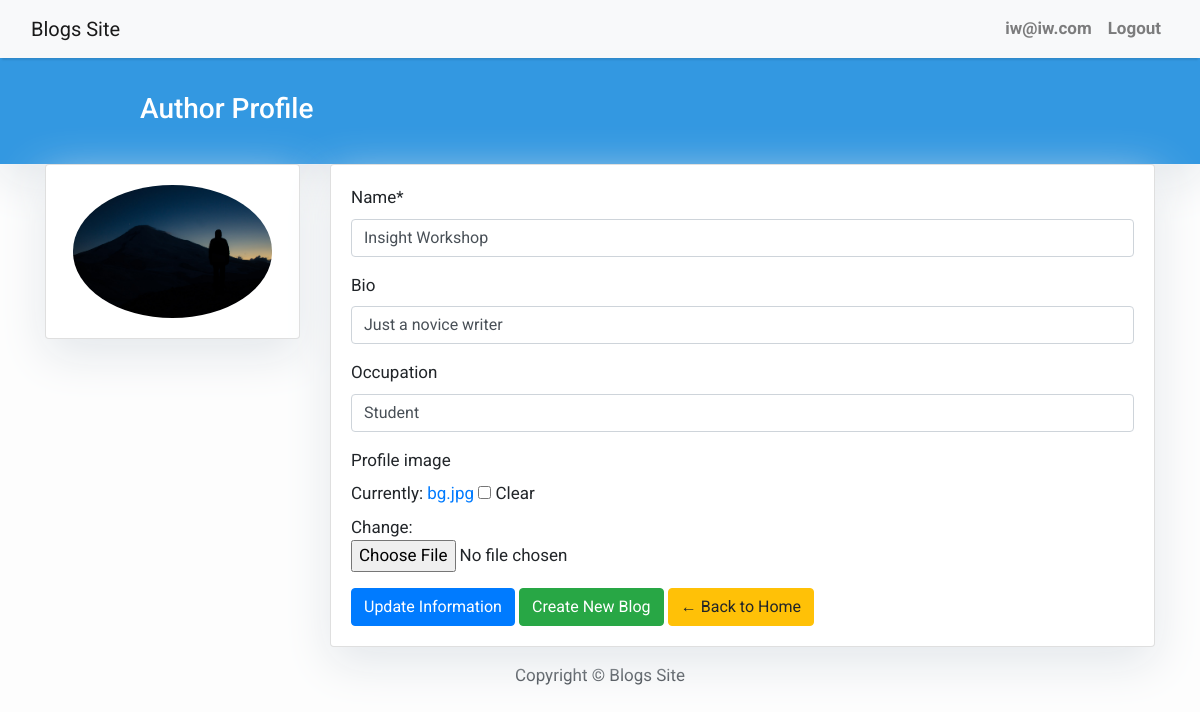
The page /author/profile/ (signed in) on the database its author committed.
### author/models.py (models this page shows, shortened)
class User(AbstractUser):
    username = None
    email = models.EmailField(_('email address'), unique=True)
    USERNAME_FIELD = 'email'
    REQUIRED_FIELDS = ['first_name', 'last_name']
    objects = UserManager()

class Author(models.Model):
    user = models.OneToOneField(User, on_delete=models.CASCADE)
    name = models.CharField(max_length=150)
    bio = models.CharField(max_length=200, null=True, blank=True)
    occupation = models.CharField(max_length=100, null=True, blank=True)
    profile_image = models.ImageField(null=True, blank=True)

### author/views.py (the view, shortened to what this page needs)
# urls.py: path('profile/', ProfileView.as_view(), name='profile'),
@method_decorator(login_required(login_url='/author/login'), name='get')
class ProfileView(View):
    template_name = 'author/profile.html'
    def get(self, request):
        user = request.user.author
        form = AuthorForm(instance=user)
        context = {'form': form}
        return render(request, self.template_name, context)

### author/forms.py
class AuthorForm(ModelForm):
    class Meta:
        model = Author
        fields = '__all__'
        exclude = ['user']

### templates/author/profile.html (shortened to what this page needs)
{% extends 'blog/base.html' %}
{% load static %}
{% load crispy_forms_tags %}
{% block content %}
<header class="masthead">
    <div class="container">
        <div class="row">
            <div class=" col-md-8 col-md-10 mx-auto">
                <div class="site-heading">
                    <h3 class=" site-heading my-4 mt-3 text-white"> Author Profile </h3>
                </div>
            </div>
        </div>
    </div>
</header>
<div class="container">
    <div class="row">
        <div class="col-md-3">
            <div class="card card-body">
                {% if request.user.author.profile_image %}
                <img class="profile-pic" src="{{request.user.author.profile_image.url}}">
                {% else %}
                <img class="profile-pic" src="/images/default.png">
                {% endif %}
            </div>
        </div>
        <div class="col-md-9">
            <div class="card card-body">
                <form method="POST" action="#" enctype="multipart/form-data">
                    {{form|crispy}}
                    <input class="btn btn-primary" type="submit" value="Update Information">
                    <a href="{% url 'blog:create' %}" class="btn btn-success">Create New Blog</a>
                    <a class="btn btn-warning" href="{% url 'blog:home' %}"> &#8592; Back to Home</a>
                </form>
            </div>
        </div>
    </div>
</div>
{%endblock%}

### templates/blog/base.html (shortened to what this page needs)
{% load static %}
<!DOCTYPE html>
<html>
<head>
    <link rel="stylesheet" href="https://maxcdn.bootstrapcdn.com/bootstrap/4.0.0/css/bootstrap.min.css"
/>
    <link rel="stylesheet" href="{% static 'css/base.css' %}">
</head>
<body>
<nav class="navbar navbar-expand-lg navbar-light bg-light shadow" id="mainNav">
    <div class="container-fluid">
        <a class="navbar-brand" href="{% url 'blog:home' %}">Blogs Site</a>
        <div class="collapse navbar-collapse" id="navbarResponsive">
            {% if not request.user or request.user.is_anonymous %}
            <ul class="navbar-nav ml-auto">
                <li class="nav-item text-black">
                    <a class="nav-link text-black font-weight-bold" href="#">Contact</a>
                </li>
                <li class="nav-item text-black">
                    <a class="nav-link text-black font-weight-bold" href="{% url 'author:login' %}">Log In</a>
                </li>
            </ul>
            {% else %}
            <ul class="navbar-nav ml-auto">
                <li class="nav-item text-black">
                    <a class="nav-link text-black font-weight-bold" href="{% url 'author:profile' %}">{{request.user}}</a>
                </li>
                <li class="nav-item text-black">
                    <a class="nav-link text-black font-weight-bold" href="{% url 'author:logout' %}">Logout</a>
                </li>
            </ul>
            {% endif %}
        </div>
    </div>
</nav>
{% block content %}{% endblock content %}
<footer class="py-3 bg-grey">
    <p class="m-0 text-dark text-center ">Copyright &copy; Blogs Site</p>
</footer>
</body>
</html>

### static/css/base.css (style rules this page uses)
body { font-family: "Roboto", sans-serif; font-size: 17px; background-color: #fdfdfd; }
.shadow { box-shadow: 0 4px 2px -2px rgba(0, 0, 0, 0.1); }
.masthead { background: #3398E1; height: auto; padding-bottom: 15px; box-shadow: 0 16px 48px #E3E7EB; padding-top: 10px; }
.card { box-shadow: 0 16px 48px #E3E7EB; }
.profile-pic { max-width: 200px; max-height:200px; margin: 0 auto; border-radius: 50%; }

### rows shown on the page
User: user "iw@iw.com", user.author.profile_image (picture)
Author: name "Insight Workshop", bio "Just a novice writer", occupation "Student"
